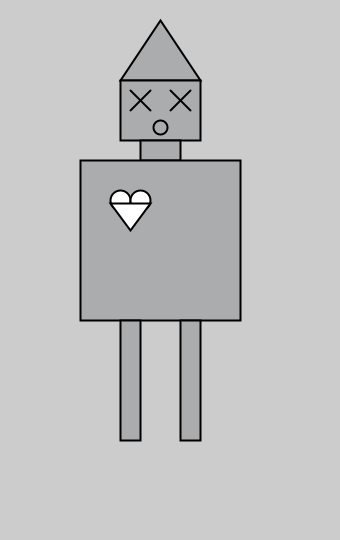
Frame 1 (no input)
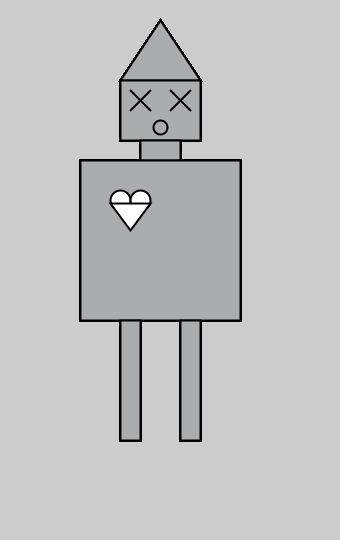
Frame 60 (the mouse pressed at the canvas centre just before this capture)
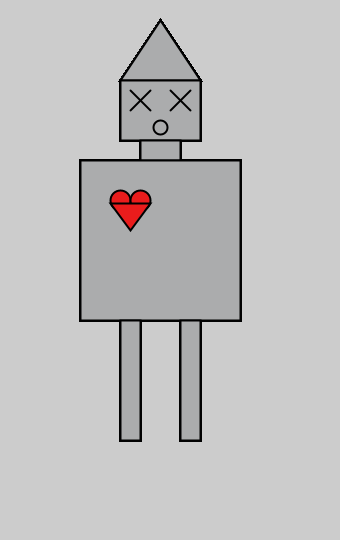
Frame 120 (the mouse held since frame 60 and released just before this capture)

The Processing sketch that drew these frames (run headless with seeded random() and noise(); from frame 60 on, the mouse is pressed at the canvas centre):

// Processing sketch: processing_55736
// ── processing_55736.pde

void setup(){
size(340,540);
smooth();
strokeWeight(2);
background(204);
ellipseMode(RADIUS);
}

void draw(){

int x = 110;
int y = 90;
fill(#ABACAD);
triangle(160,20,200,80,120,80);
rect(120,80,80,60);
rect(140,140,40,20);
rect(80,160,160,160);
ellipse(160,127,7,7);
line(130,y,150,x);
line(190,y,170,x);
line(150,y,130,x);
line(170,y,100+y,x);
rect(120,320,20,120);
rect(180,320,20,120);







if (mousePressed) {

fill(#EA1C1C);
} else {

fill(255);
}

ellipse(120,200,10,10);
ellipse(140,200,10,10);
triangle(110,203,150,203,130,230);
}
